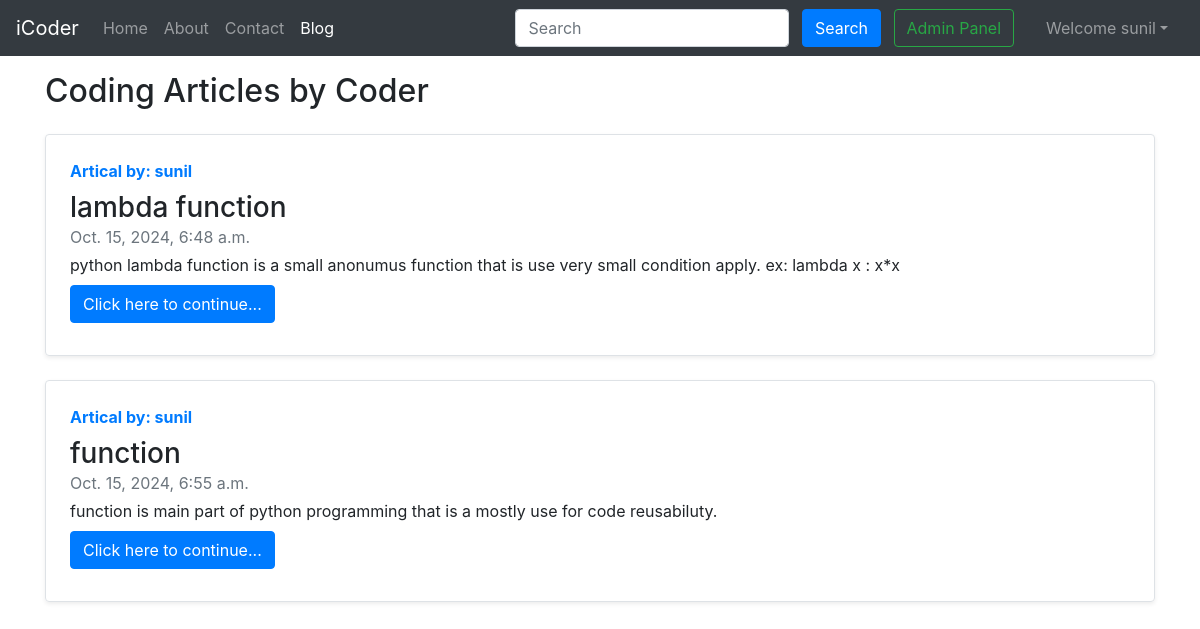
Page /blog/ (signed in) on the committed database.
### blog/models.py (models this page shows, shortened)
class Post(models.Model):
    sno = models.AutoField(primary_key=True)
    title = models.CharField(max_length=100)
    content = models.TextField()
    author = models.CharField(max_length=100)
    slug = models.CharField(max_length=130)
    timeStemp = models.DateTimeField(blank=True)
    views= models.IntegerField(default=0)

### blog/views.py (the view)
# urls.py: path('', views.bloghome,name = 'Home'),
def bloghome(request):
    allPost = Post.objects.all()
    return render(request,'blog/blogHome.html',{'allPost':allPost})

### templates/blog/blogHome.html (shortened to what this page needs)
{% extends 'home/base.html' %}
{% block blogactive %} active {% endblock blogactive %}
{% block body %}
<div class="container my-3">
    <h2>Coding Articles by Coder</h2>
    {% for post in allPost %}
    <div class="row no-gutters border rounded overflow-hidden flex-md-row mb-4 shadow-sm h-md-250 my-4 position-relative">
        <div class="col p-4 d-flex flex-column position-static">
            <strong class="d-inline-block mb-2 text-primary"> Artical by: {{post.author}}</strong>
            <h3 class="mb-0">{{post.title}}</h3>
            <div class="mb-1 text-muted">  {{post.timeStemp}} </div>
            <p class="card-text mb-auto">{{post.content | truncatechars:350}}</p>
            <div class="my-2">
            	<a href="/blog/{{post.slug}}" role="button" class="btn btn-primary">Click here to continue...</a>
            </div>
        </div>
    </div>
    {% endfor %}
</div>
 {% endblock %}

### templates/home/base.html (shortened to what this page needs)
<!doctype html>
<html lang="en">
  <head>
    <link rel="stylesheet" href="https://stackpath.bootstrapcdn.com/bootstrap/4.5.2/css/bootstrap.min.css">
  </head>
  <body>
    <nav class="navbar navbar-expand-lg navbar-dark bg-dark">
        <a class="navbar-brand" href="/">iCoder</a>
        <div class="collapse navbar-collapse" id="navbarSupportedContent">
          <ul class="navbar-nav mr-auto">
            <li class="nav-item {% block homeactive %}  {% endblock homeactive %}">
              <a class="nav-link" href="/">Home <span class="sr-only">(current)</span></a>
            </li>
            <li class="nav-item {% block aboutactive %}  {% endblock aboutactive %}" >
              <a class="nav-link" href="/about">About</a>
            </li>
            <li class="nav-item {% block contactactive %}  {% endblock contactactive %} ">
              <a class="nav-link" href="/contact">Contact</a>
            </li>
            <li class="nav-item {% block blogactive %}  {% endblock blogactive %} ">
              <a class="nav-link" href="/blog">Blog</a>
            </li>
          </ul>
          <div class="ml-auto form-inline ">
          <form method="get" action="/search"class="my-2 my-lg-0 mx-3">
            <input class="form-control mr-sm-2" type="search" placeholder="Search" aria-label="Search" name="query" id="query">
            <button class="btn btn-primary my-2 my-sm-0 " type="submit">Search</button>
            <a href="/admin" role="button" target="_blank" class="btn btn-outline-success m-2 my-sm-0"> Admin Panel </a>
          </form>
{% if user.is_authenticated %}
<ul class="navbar-nav mr-2">
<li class="nav-item dropdown">
<a class="nav-link dropdown-toggle" href='#' id="navbarDropdown" role="button" data-toggle="dropdown"> Welcome {{request.user}}</a>
      </li>
      </ul>
      </div>
{% endif %}
        </div>
      </nav>
      {% block body %}  {% endblock body %}
  </body>
</html>

### rows in the picture
Post: author "sunil", title "lambda function", timeStemp "Oct. 15, 2024, 6:48 a.m.", content "python lambda function is a small anonumus function that is use very small condition apply. ex: lambda x : x*x"
Post: author "sunil", title "function", timeStemp "Oct. 15, 2024, 6:55 a.m.", content "function is main part of python programming that is a mostly use for code reusabiluty."

### other values in the picture
{{ request.user }} "sunil"
